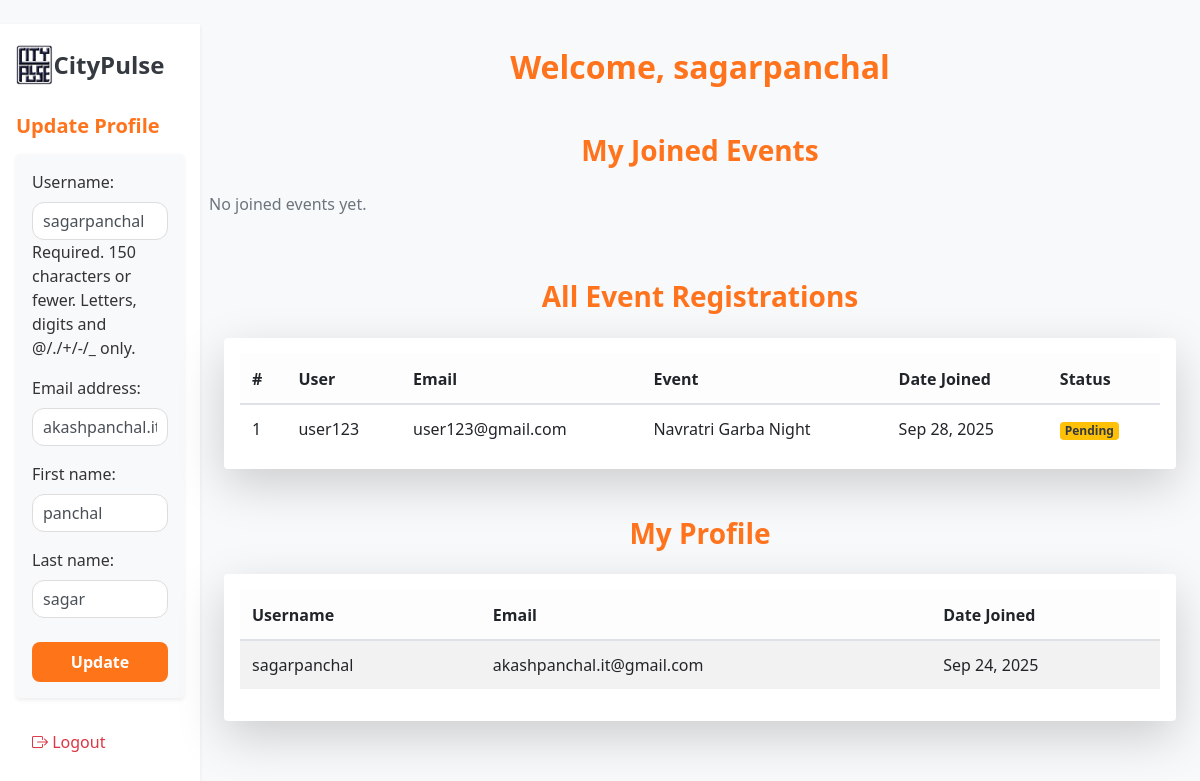
/dashboard/ (signed in), run on the app's committed database.
### app/models.py (models this page shows, shortened)
class Registration(models.Model):
    STATUS_CHOICES = [
        ('pending', 'Pending'),
        ('accepted', 'Accepted'),
        ('rejected', 'Rejected'),
    ]
    user = models.ForeignKey(User, on_delete=models.CASCADE)
    event = models.ForeignKey(Event, on_delete=models.CASCADE)
    status = models.CharField(max_length=20, choices=STATUS_CHOICES, default='pending')
    created_at = models.DateTimeField(auto_now_add=True)
    pass_code = models.CharField(max_length=20, blank=True, null=True)

class Event(models.Model):
    title = models.CharField(max_length=200)
    date = models.DateField()
    time = models.TimeField(blank=True, null=True)
    location = models.CharField(max_length=200)
    description = models.TextField()
    image = models.ImageField(upload_to='events/', blank=True, null=True)
    created_by = models.ForeignKey(User, on_delete=models.SET_NULL, null=True, blank=True)
    entry_fee = models.DecimalField(max_digits=8, decimal_places=2, default=0.00)
    is_active = models.BooleanField(default=True)   # Ensure default 0

### app/views.py (the view)
# urls.py: path("dashboard/", views.dashboard, name="dashboard"),
@login_required
def dashboard(request):
    if request.method == "POST":
        form = ProfileUpdateForm(request.POST, instance=request.user)
        if form.is_valid():
            form.save()
            return redirect("dashboard")
    else:
        form = ProfileUpdateForm(instance=request.user)
    registrations = Registration.objects.filter(user=request.user).select_related("event")
    all_registrations = Registration.objects.select_related("event", "user")
    context = {
        "form": form,
        "registrations": registrations,
        "all_registrations": all_registrations,
    }
    return render(request, "app/dashboard.html", context)

### app/forms.py
class ProfileUpdateForm(UserChangeForm):
    password = None  # Hide password field
    class Meta:
        model = User
        fields = ['username', 'email', 'first_name', 'last_name']
        widgets = {
            'username': forms.TextInput(attrs={
                'class': 'form-control',
                'placeholder': 'Enter username'
            }),
            'email': forms.EmailInput(attrs={
                'class': 'form-control',
                'placeholder': 'Enter email'
            }),
            'first_name': forms.TextInput(attrs={
                'class': 'form-control',
                'placeholder': 'Enter first name'
            }),
            'last_name': forms.TextInput(attrs={
                'class': 'form-control',
                'placeholder': 'Enter last name'
            }),
        }

### templates/app/dashboard.html (shortened to what this page needs)
{% extends "base.html" %}
{% load static %}
{% block content %}
<div class="container-fluid py-4">
  <div class="row min-vh-100">
    <nav class="col-12 col-md-3 col-lg-2 sidebar bg-white p-3 d-flex flex-column border-end shadow-sm">
      <a class="navbar-brand d-flex align-items-center" href="{% url 'index' %}">
    <img src="{% static 'app/events/images/logo.jpg.png' %}"
         alt="CityPulse Logo"
         class="d-inline-block align-top"
         style="height:40px; width:auto;">
    <span class="ms-2 fw-bold text-dark"> CityPulse </span>
  </a>
      <ul class="nav flex-column">
        <h5 class="fw-bold text-orange mb-3 mt-4">Update Profile</h5>
        <div class="bg-light p-3 rounded shadow-sm">
          <form method="POST">
            {{ form.as_p }}
            <button type="submit" class="btn btn-orange w-100 mt-2">Update</button>
          </form>
        </div>
        <li class="nav-item mt-auto">
          <a class="nav-link text-danger fw-bold mt-4" href="{% url 'logout' %}">
            <i class="bi bi-box-arrow-right"></i> Logout
          </a>
        </li>
      </ul>
    </nav>
    <main class="col-12 col-md-9 col-lg-10 p-4">
      <h2 class="fw-bold text-orange text-center mb-5 animate__animated animate__fadeInDown">
        Welcome, {{ request.user.username }}
      </h2>
      <h3 class="fw-bold text-orange mb-4 text-center">My Joined Events</h3>
      <div class="row g-4 mb-5">
        {% for reg in registrations %}
        <div class="col-12 col-sm-6 col-lg-4">
          <div class="card shadow-lg border-0 rounded-3 overflow-hidden h-100 position-relative event-card">
            <img src="{{ reg.event.image.url|default:'https://via.placeholder.com/400x200' }}"
                 class="card-img-top" alt="Event Image"
                 style="height:220px; object-fit:cover;">
            <div class="card-body d-flex flex-column">
              <h5 class="fw-bold">{{ reg.event.title }}</h5>
              <p class="small text-muted">{{ reg.event.description|truncatewords:20 }}</p>
              <p><strong>Date:</strong> {{ reg.event.date }}</p>
              <p><strong>Status:</strong>
                {% if reg.status == 'pending' %}
                  <span class="badge bg-warning text-dark">Pending</span>
                {% elif reg.status == 'accepted' %}
                  <span class="badge bg-success">Accepted</span>
                {% else %}
                  <span class="badge bg-danger">Rejected</span>
                {% endif %}
              </p>
              {% if reg.status == 'accepted' %}
                <a href="{% url 'payment_receipt' reg.id %}"
                   class="btn btn-orange mt-2 align-self-start">
                   <i class="bi bi-receipt"></i> View Payment Receipt
                </a>
              {% endif %}
            </div>
          </div>
        </div>
        {% empty %}
        <p class="text-muted text-center">No joined events yet.</p>
        {% endfor %}
      </div>
      <h3 class="fw-bold text-orange mb-4 text-center">All Event Registrations</h3>
      <div class="table-responsive bg-white p-3 rounded shadow-lg mb-5">
        <table class="table table-hover align-middle mb-0">
          <thead class="table-light">
            <tr>
              <th>#</th>
              <th>User</th>
              <th>Email</th>
              <th>Event</th>
              <th>Date Joined</th>
              <th>Status</th>
            </tr>
          </thead>
          <tbody>
            {% for reg in all_registrations %}
            <tr class="animate__animated animate__fadeInUp">
              <td>{{ forloop.counter }}</td>
              <td>{{ reg.user.username }}</td>
              <td>{{ reg.user.email }}</td>
              <td>{{ reg.event.title }}</td>
              <td>{{ reg.user.date_joined|date:"M d, Y" }}</td>
              <td>
                {% if reg.status == 'pending' %}
                  <span class="badge bg-warning text-dark">Pending</span>
                {% elif reg.status == 'accepted' %}
                  <span class="badge bg-success">Accepted</span>
                {% else %}
                  <span class="badge bg-danger">Rejected</span>
                {% endif %}
              </td>
            </tr>
            {% empty %}
            <tr>
              <td colspan="6" class="text-center text-muted">No registrations found.</td>
            </tr>
            {% endfor %}
          </tbody>
        </table>
      </div>
      <h3 class="fw-bold text-orange mb-4 text-center">My Profile</h3>
      <div class="table-responsive bg-white p-3 rounded shadow-lg">
        <table class="table table-striped align-middle">
          <thead class="table-light">
            <tr>
              <th>Username</th>
              <th>Email</th>
              <th>Date Joined</th>
            </tr>
          </thead>
          <tbody>
            <tr>
              <td>{{ request.user.username }}</td>
              <td>{{ request.user.email }}</td>
              <td>{{ request.user.date_joined|date:"M d, Y" }}</td>
            </tr>
          </tbody>
        </table>
      </div>
    </main>
  </div>
</div>
<link rel="stylesheet" href="https://cdnjs.cloudflare.com/ajax/libs/animate.css/4.1.1/animate.min.css"/>
{% endblock %}

### data on the page
Registration: user.username "user123", user.email "user123@gmail.com", event "Navratri Garba Night", user.date_joined "Sep 28, 2025", status "Pending"

### other printed values
{{ request.user.username }} "sagarpanchal"
{{ request.user.email }} "akashpanchal.it@gmail.com"
{{ request.user.date_joined|date:"M d, Y" }} "Sep 24, 2025"
